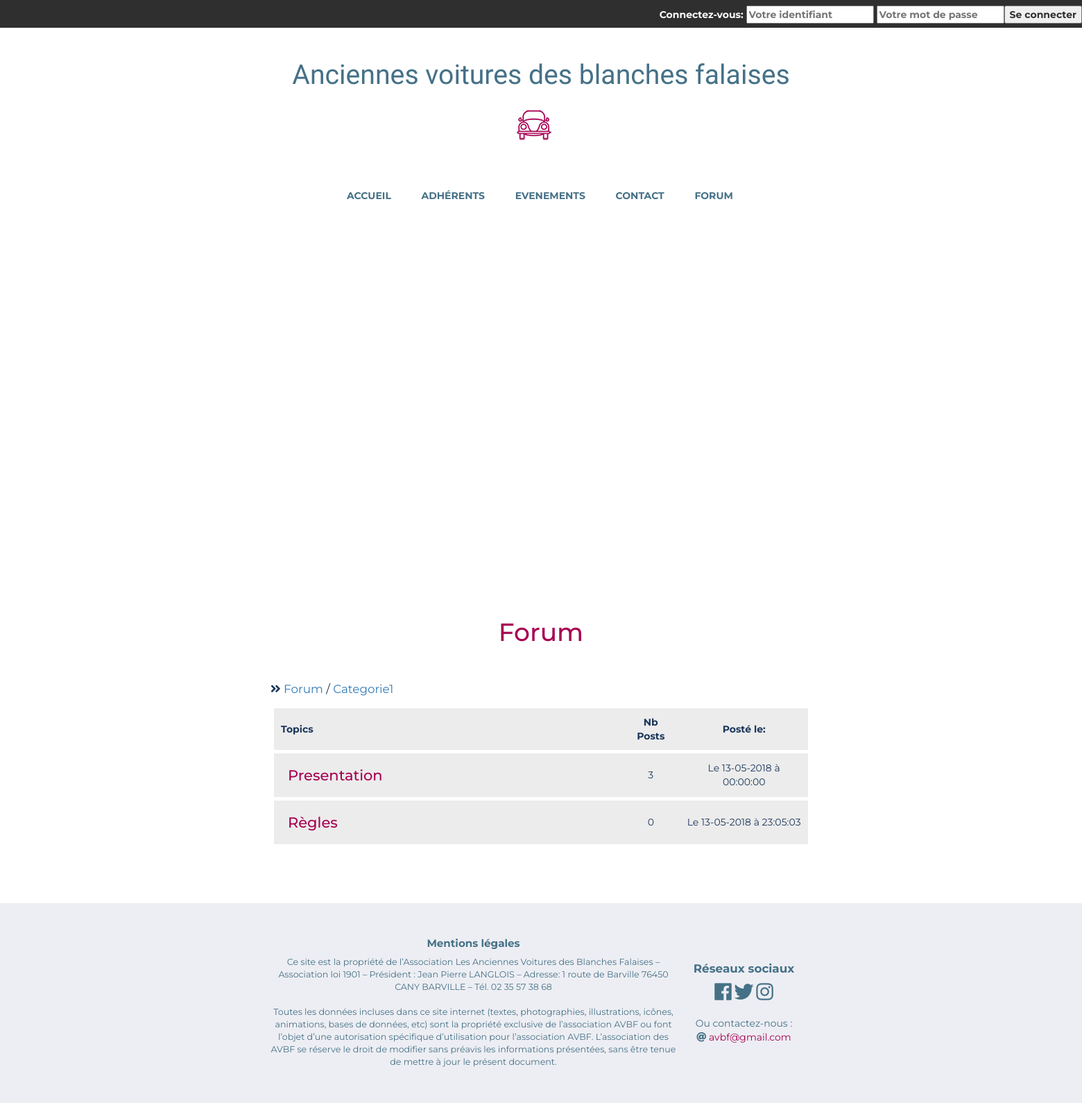
The app's page /index.php?page=forum&categorie=1, older data.
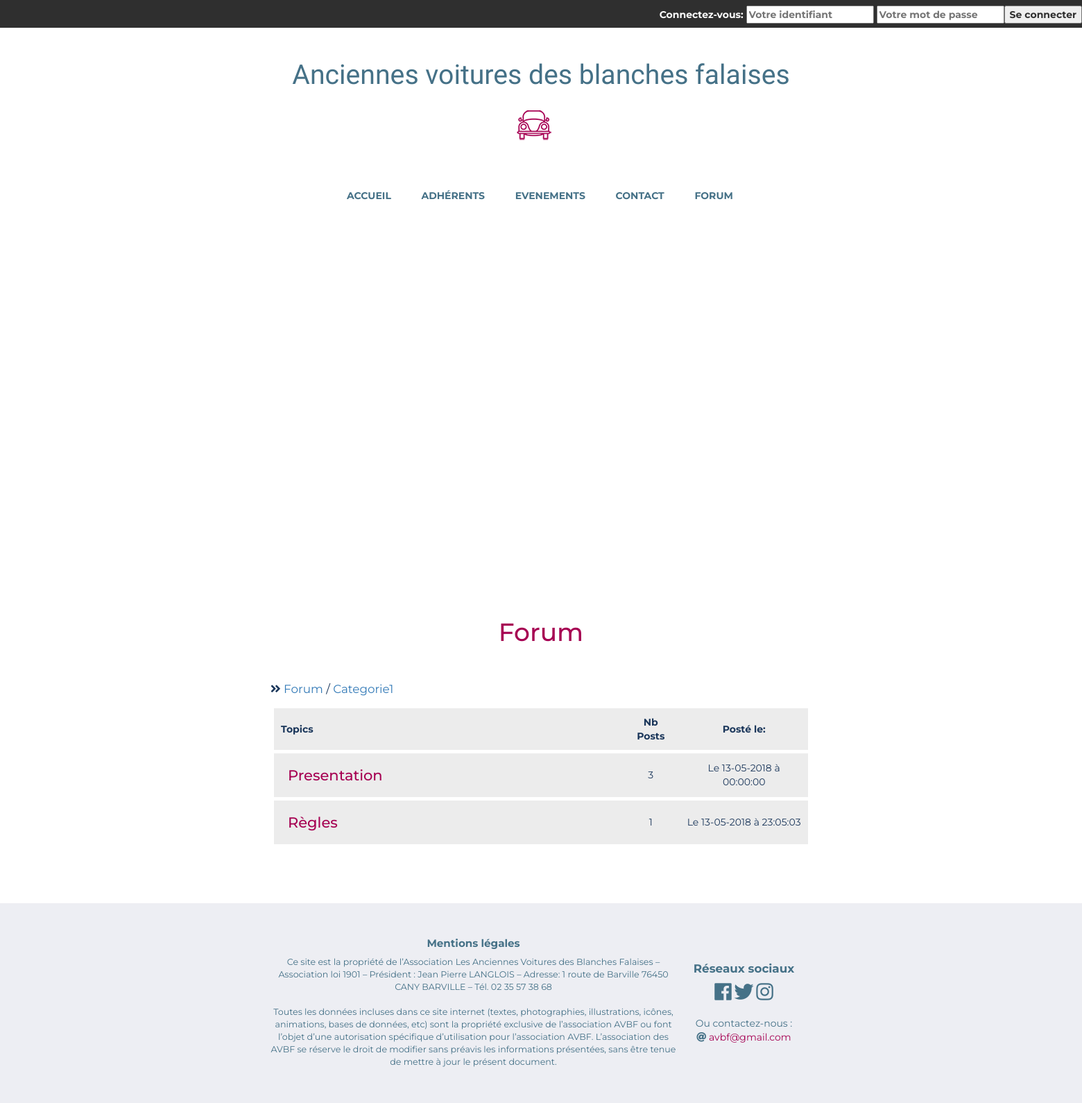
The same page, newer data.
### tables this page shows
CREATE TABLE IF NOT EXISTS `avbf_topics` (
  `topic_id` int(8) NOT NULL AUTO_INCREMENT,
  `topic_subject` varchar(255) NOT NULL,
  `topic_date` datetime NOT NULL,
  `topic_cat` int(8) NOT NULL,
  `topic_by` varchar(255) NOT NULL,
  PRIMARY KEY (`topic_id`)
);

### Controller/visitorController.php (called while the page is built, shortened)
<?php
require_once('Modele\modele.php');
require_once('Modele\forum.php');
class VisitorController extends Modele {
    function forum_topics($cat_id) {
        $this->forum = new Forum();
        $categorieName = $this->forum->getCategorieNameWithCategorieId($cat_id);
        $topics = $this->forum->getTopics($cat_id);
        $numberPosts = $this->forum->getNumberPosts();
        $newArray = array();
        foreach($numberPosts as $data) {
            $newArray[$data['post_topic']] = $data['nb_post_by_topic'] ;
        }
        require_once('View\forumTopicsView.php');
        require 'View\visitorTemplate.php';
    }
}

### index.php (called while the page is built, shortened)
<?php
require_once('router.php');

### Modele/modele.php (called while the page is built, shortened)
<?php
class Modele {
    public function getBdd() {
    $bdd = new PDO('mysql:host=localhost;dbname=projet5;charset=utf8', 'root', '', array(PDO::ATTR_ERRMODE => PDO::ERRMODE_EXCEPTION ));
    return $bdd;
    }
}

### Modele/forum.php (called while the page is built, shortened)
<?php
require_once "modele.php";
class Forum extends Modele {
    protected $bdd;
    function __construct() {
        $this->bdd = new Modele();
    }
    function getNumberPosts() {
        $numberPosts = $this->bdd->getBdd()->query("SELECT post_topic, count(*) as nb_post_by_topic FROM avbf_posts GROUP BY post_topic")->fetchAll();
        return $numberPosts;
    }
    function getCategorieNameWithCategorieId($cat_id){
        $categorieName = $this->bdd->getBdd()->prepare("SELECT * FROM avbf_categories WHERE cat_id =?");
        $categorieName->execute(array($cat_id));
        $catName = $categorieName->fetch();
        return $catName['cat_name'];
    }
    function getTopics($id_categories){
        $topics = $this->bdd->getBdd()->prepare('SELECT * FROM avbf_topics WHERE topic_cat=:id_categories');
        $topics->execute(array('id_categories'=>$id_categories));
        return $topics;
    }
}
?>

### View/forumTopicsView.php (the view, shortened to what this page needs)
<div class="titrePage">
    <h1>Forum</h1>
</div>
<div id="forum">
<p><i class="fas fa-angle-double-right"></i> <a href="index.php?page=forum">Forum</a> / <a href="index.php?page=forum&categorie=<?= $_GET['categorie'];?>"><?= $categorieName;?></a></p>
    <table>
        <tr>
            <td class="Topic"><b>Topics</b></td>
            <td class="NbTopic"><b>Nb Posts</b></td>
            <td class="TopicDate"><b>Posté le:</b></td>
        </tr>
        <?php foreach($topics as $topic):?>
            <tr>
                <td>
                    <h2><a href="http://localhost/projet5/index.php?page=forum&topic=<?= $topic['topic_id'];?>"><?= $topic['topic_subject'];?></a></h2>
                </td>
                <td class="NbTopic"> <?php if(array_key_exists($topic['topic_id'],$newArray))
                {echo $newArray[$topic['topic_id']];
                } else {echo  "0";}?> </td>
                <td class="TopicDate"> Le <?php $date = date_create($topic['topic_date']); echo date_format($date,'d-m-Y \à H:i:s');?></td>
            <tr>
        <?php endforeach;?>
    </table>
</div>

Row changes from the older to the newer data that the page shows:
changed avbf_topics "Règles": topic_id (not shown) → "1"; no longer shows "0"
